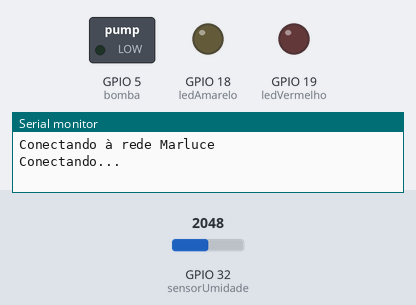
Bench run of a sketch on a simulated ESP32. Shown: switched loads named in the sketch (green lamp = pin HIGH), output pins drawn as LEDs (lit = HIGH), the last lines printed to the serial monitor. Inputs (shaded band) come from the test bench; at power-on: GPIO 32 (sensorUmidade) = 2048. WiFi joins after 1.5 s; servers stay silent unless stated.

Above: at 0.1 s.
At 22.1 s:
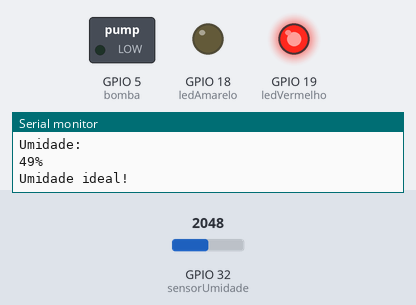
Timing chart, 0 to 23.6 s (numbered marks = the images above):
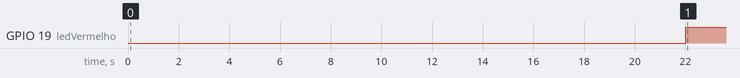

The sketch:

Irriga.iot.ino
```cpp
#include <WiFi.h>
#include <ThingSpeak.h>

//id e senha da rede
const char* ssid = "Marluce";
const char* password =  "Wifi8826";
WiFiClient client;


//chaves de conexão do thingspeak
const long CHANNEL = 2567533;
const char *WRITE_API = "C0AESWMJU4GDDL0G";
const char *READ_API = "D4IH5OS02S8CZTUD";
int intervaloTempo = 15000; // intervalo de tempo para escrever no Thing Speak write
unsigned long tempoAnterior;


//pinos, variáveis e constantes do módulo
#define sensorUmidade 32
#define ledVermelho 19
#define ledAmarelo 18
#define bomba 5
const int limiteUmidade = 40; //umidade ideal do solo
int umidadeSolo = 0;
bool acionar = 0;


void setup() {

  pinMode (sensorUmidade, INPUT);
  pinMode (ledVermelho, OUTPUT);
  pinMode (ledAmarelo, OUTPUT);
  pinMode (bomba, OUTPUT);

  Serial.begin(9600);

  if (WiFi.status() !=  WL_CONNECTED) {
    Serial.print("Conectando à rede ");
    Serial.println(ssid);
    while (WiFi.status() != WL_CONNECTED) {
      WiFi.begin(ssid, password);
      Serial.println("Conectando...");
      delay(1000);
  }
  Serial.println("Conexão bem sucedida!");
 }
  tempoAnterior = 0;
  WiFi.mode(WIFI_STA);
  ThingSpeak.begin(client); //inicializa o ThingSpeak

}

void leituraSensor (){

    umidadeSolo = analogRead(sensorUmidade); //faz a leitura do sensor de umidade do solo
    umidadeSolo = map(umidadeSolo, 4095, 0, 0, 100); //converte a variação do sensor de 0 a 1023 para 0 a 100
    //mostra a mensagem
    Serial.println("Umidade: ");
    Serial.print(umidadeSolo);
    Serial.println("% ");

}

void bombear(){
  if (umidadeSolo < limiteUmidade){
    Serial.println("Regando...");
    digitalWrite(ledVermelho, LOW);
    digitalWrite(ledAmarelo, HIGH);
    digitalWrite(bomba, LOW);
    delay(8000);
    digitalWrite(bomba,HIGH);
    acionar = 1;
  }
  else{
    Serial.println("Umidade ideal!");
    digitalWrite(ledVermelho, HIGH);
    digitalWrite(ledAmarelo, LOW);
    digitalWrite(bomba, LOW);
  }
}


void loop() {

pinMode(bomba, HIGH);
  if ((millis() - tempoAnterior > intervaloTempo)){
    leituraSensor();
    bombear();
    ThingSpeak.setField(1, umidadeSolo);
    if (acionar == 1){
      ThingSpeak.setField(2, acionar);
      acionar = 0;
    }
    tempoAnterior = millis();
    int x = ThingSpeak.writeFields(CHANNEL, WRITE_API);
    if (x == 200) {
      Serial.println("Update realizado!");
    }
    else {
      Serial.println("Problema no canal - erro HTTP" + String (x));
    }
  }
  delay(10000);
}
```

Measured:
- by itself, GPIO 19 (ledVermelho): LOW → HIGH at 22.0 s
